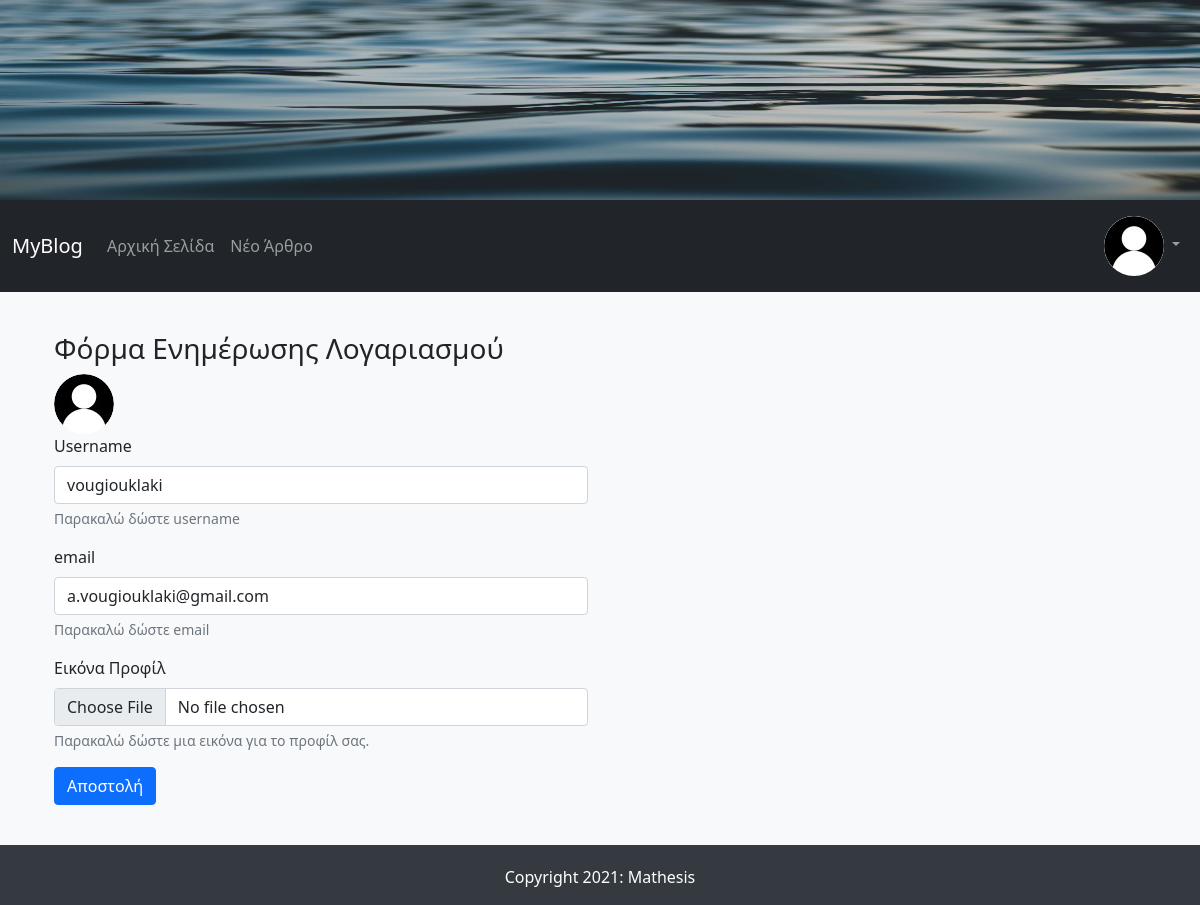
Page /account/ (signed in) on the committed database.
### FlaskBlogApp/models.py (models this page shows, shortened)
class User(db.Model, UserMixin): # UserMixin extends class to flask-login capabilities
    id = db.Column(db.Integer, primary_key=True)
    username = db.Column(db.String(15), unique=True, nullable=False)
    email = db.Column(db.String(150), unique=True, nullable=False)
    password = db.Column(db.String(36), nullable=False)
    profile_image = db.Column(db.String(30), default='default_profile_image.jpg')
    articles = db.relationship('Article', backref='author', lazy=True) # Article - relationship with the model not the table

### FlaskBlogApp/routes.py (the view, shortened to what this page needs)
@app.route("/account/", methods=["GET", "POST"])
@login_required # User must login to see this page
def account():
    form = AccountUpdateForm(username=current_user.username, email=current_user.email)
    return render_template("account_update.html", form=form)

### FlaskBlogApp/forms.py (shortened to what this page needs)
class AccountUpdateForm(FlaskForm):
   username = StringField(label='Username',
                           validators=[
                              DataRequired(message="Αυτό το πεδίο δεν μπορεί να είναι κενό"),
                              Length(min=3, max=15, message="Αυτό το πεδίο πρέπει να είναι από 3 έως 15 χαρακτήρες")
                           ]
                          )
   email = StringField(label="email",
                        validators=[
                              DataRequired(message="Αυτό το πεδίο δεν μπορεί να είναι κενό"),
                              Email(message="Παρακαλώ εισάγετε ένα σωστό email"),
                        ]
                      )
   profile_image = FileField('Εικόνα Προφίλ',
                              validators=[
                                 Optional(strip_whitespace=True),
                                 FileAllowed(['jpg', 'jpeg', 'png'],
                                             'Επιτρέπονται μόνο αρχεία εικόνων τύπου jpg, jpeg και png!'),
                                 maxImageSize(max_size=3)
                              ]
                           )
   submit = SubmitField(label="Αποστολή")

### FlaskBlogApp/models.py (called while the page is built)
@login_manager.user_loader
def load_user(user_id):
    return User.query.get(int(user_id))

### FlaskBlogApp/templates/account_update.html (shortened to what this page needs)
{% extends "base.html" %}
{% block content %}
    <div class="container login-container">
        <div class="row">
            <div class="col-md-6 login-form-1">
                <h3>Φόρμα Ενημέρωσης Λογαριασμού</h3>
                <img  class="rounded-circle navbar-profile_image" src="{{ url_for('static', filename='images/profiles_images/'+current_user.profile_image) }}" alt="{{ current_user.username }}"
                data-holder-rendered="true" data-bs-toggle="tooltip" data-bs-placement="top"
                title="{{ current_user.username }}">
                <form action="#" method="POST" enctype="multipart/form-data">
                    <div class="mb-3">
                        {{ form.username.label(class="form-label") }}
                        {{ form.username(class="form-control", required=False) }}
                        <div id="usernameHelp" class="form-text">
                            Παρακαλώ δώστε username
                        </div>
                    </div>
                    <div class="mb-3">
                        {{ form.email.label(class="form-label") }}
                        {{ form.email(class="form-control", required=False) }}
                        <div id="emailHelp" class="form-text">
                            Παρακαλώ δώστε email
                        </div>
                    </div>
                    <div class="mb-3">
                        {{ form.profile_image.label(class="form-label") }}
                        {{ form.profile_image(class="form-control") }}
                        <div id="profile_imageHelp" class="form-text">
                            Παρακαλώ δώστε μια εικόνα για το προφίλ σας.
                        </div>
                    </div>
                    <div class="mb-3">
                        {{ form.submit(class="btn btn-primary") }}
                    </div>
                </form>
            </div>
        </div>
    </div>
{% endblock content %}

### FlaskBlogApp/templates/navbar.html (shortened to what this page needs)
<nav class="navbar navbar-expand-lg navbar-dark bg-dark">
    <div class="container-fluid">
      <a class="navbar-brand" href="/">MyBlog</a>
      <div class="collapse navbar-collapse" id="navbarNav">
        <ul class="navbar-nav me-auto mb-2 mb-lg-0">
          <li class="nav-item">
            <a class="nav-link" aria-current="page" href="/">Αρχική Σελίδα</a>
          </li>
          <li class="nav-item">
            <a class="nav-link" href="/new_article/">Νέο Άρθρο</a>
          </li>
        </ul>
        <ul class="nav navbar-nav navbar-right">
          {% if current_user.is_authenticated %}
            <li class="nav-item dropdown">
              <a class="nav-link dropdown-toggle" href="#" id="navbarDropdown" role="button" data-bs-toggle="dropdown" aria-expanded="false">
                <img  class="rounded-circle navbar-profile_image" src="{{ url_for('static', filename='images/profiles_images/'+current_user.profile_image) }}" alt="{{ current_user.username }}"
                data-holder-rendered="true" data-bs-toggle="tooltip" data-bs-placement="top"
                title="{{ current_user.username }}">
              </a>
            </li>
          {% endif %}
        </ul>
      </div>
    </div>
  </nav>

### FlaskBlogApp/static/css/styles.css (style rules this page uses)
body { background-color: #f8f9fa; }
.container { margin-top: 20px; }
.row { margin-top: 20px; }

### rows in the picture
User: profile_image (placeholder picture), username "vougiouklaki", email "a.vougiouklaki@gmail.com"
